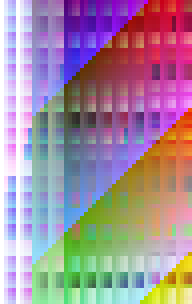
#> input picture tools/forja/tests/ase_fixtures/blends_rgba-0.png, 48 x 76 px (shown 4 times larger)
$ python -i synth.py   (imports and definitions only)
#> lines starting #> are read from the running program, lines starting #| are printed output that depends on the picture
#> further down, picture is the input picture: PIL image 48x76 RGBA; mean R, G, B, A 136.3, 110.4, 147.6, 207.2
"""Pixel art "falsa" fabricada, com a verdade conhecida.

Os testes e o `forja prova` precisam de saber o que a ferramenta devia
devolver. Aqui desenha-se um sprite nativo pequeno e depois estraga-se como um
gerador de imagens o estragaria: ampliacao fracionaria com celulas de largura
desigual, desfoque nas fronteiras, ruido por pixel e fundo liso. A pergunta do
teste e se a Forja devolve o sprite nativo pixel a pixel.
"""
from __future__ import annotations

import random

from PIL import Image, ImageFilter

from .imageops import CLEAR

SKIN = [(242, 196, 150), (196, 140, 98)]
CLOTH = [(186, 52, 60), (120, 30, 44), (58, 92, 160), (34, 52, 104), (220, 186, 72), (150, 112, 40)]


# [33 lines left out: function sprite, not called in this run]


def outline(img: Image.Image) -> Image.Image:
    w, h = img.size
#> w = 48; h = 76
    src = img.copy()
    for y in range(h):
        for x in range(w):
            if src.getpixel((x, y))[3]:
                continue
            for dx, dy in ((1, 0), (-1, 0), (0, 1), (0, -1)):
                nx, ny = x + dx, y + dy
                if 0 <= nx < w and 0 <= ny < h and src.getpixel((nx, ny))[3]:
                    img.putpixel((x, y), (0, 0, 0, 255))
                    break
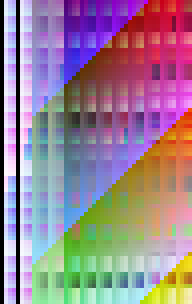
#> img: PIL image 48x76 RGBA (shown 4 times larger); mean R, G, B, A 131.5, 107, 137.4, 217.8; transparent parts drawn white
    return img


# [47 lines left out: functions cuts, fake, sheet, not called in this run]

>>> from PIL import Image
>>> picture = Image.open('tests/ase_fixtures/blends_rgba-0.png')
>>> result = outline(picture)
